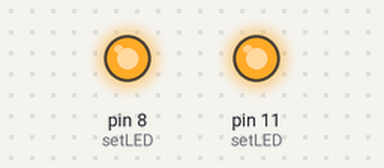
Recording of a sketch running on a simulated Arduino Uno, built with avr-gcc and run on an emulated ATmega328P. Shown: output pins drawn as LEDs (lit = HIGH). Random numbers use the default seed unless the sketch sets one.

Above: at 0.16 s.
Timing chart, 0 to 40.0 s (numbered marks = the images above):
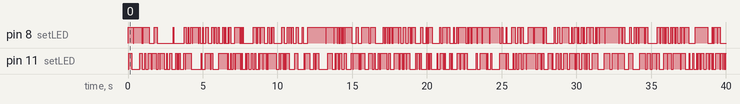

Measured:
- by itself, pin 11 (setLED): LOW → HIGH at 0.07 s, → LOW 0.20 s later, → HIGH 0.53 s later, → LOW 0.17 s later, … (249 changes in this stretch)

The sketch:

flower-random.ino
```cpp
// ---------- PARAMETER SETTING ---------- \\
// flower parameter // number of LEDs on petal
const byte nleds = 20;
const int ton = 33;

// decalare variables
byte i = 1;
byte j = 1;

// ---------- SETUP CODE ---------- \\
// the code below is performed only once at the beginning before the main loop
void setup(){
  // set all pins to inputs, all LEDs OFF
  DDRB &= ~(1 << PB0);
  DDRB &= ~(1 << PB1);
  DDRB &= ~(1 << PB2);
  DDRB &= ~(1 << PB3);
  DDRB &= ~(1 << PB4);
}

// ---------- LED FUNCTION ---------- \\
// function to turn ON a single LED (and turn OFF all the other ones)
// this part should not be changes, it is related to the hardware
void setLED(byte ledNum){
  if(ledNum == 0){
    // All LEDs OFF
    DDRB &= ~(1 << PB0);
    DDRB &= ~(1 << PB1);
    DDRB &= ~(1 << PB2);
    DDRB &= ~(1 << PB3);
    DDRB &= ~(1 << PB4);
  }
  if(ledNum == 1){
    // PB0 -> PB1
    DDRB |= (1 << PB0);
    DDRB |= (1 << PB1);
    DDRB &= ~(1 << PB2);
    DDRB &= ~(1 << PB3);
    DDRB &= ~(1 << PB4);

    PORTB |= (1 << PB0);
    PORTB &= ~(1 << PB1);
  }
  if(ledNum == 2){
    // PB1 -> PB2
    DDRB |= (1 << PB1);
    DDRB |= (1 << PB2);
    DDRB &= ~(1 << PB0);
    DDRB &= ~(1 << PB3);
    DDRB &= ~(1 << PB4);

    PORTB |= (1 << PB1);
    PORTB &= ~(1 << PB2);
  }
  if(ledNum == 3){
    // PB2 -> PB1
    DDRB |= (1 << PB2);
    DDRB |= (1 << PB1);
    DDRB &= ~(1 << PB0);
    DDRB &= ~(1 << PB3);
    DDRB &= ~(1 << PB4);

    PORTB |= (1 << PB2);
    PORTB &= ~(1 << PB1);
  }
  if(ledNum == 4){
    // PB2 -> PB3
    DDRB |= (1 << PB2);
    DDRB |= (1 << PB3);
    DDRB &= ~(1 << PB1);
    DDRB &= ~(1 << PB0);
    DDRB &= ~(1 << PB4);

    PORTB |= (1 << PB2);
    PORTB &= ~(1 << PB3);
  }
  if(ledNum == 5){
    // PB3 -> PB2
    DDRB |= (1 << PB3);
    DDRB |= (1 << PB2);
    DDRB &= ~(1 << PB1);
    DDRB &= ~(1 << PB0);
    DDRB &= ~(1 << PB4);

    PORTB |= (1 << PB3);
    PORTB &= ~(1 << PB2);
  }
  if(ledNum == 6){
    // PB1 -> PB0
    DDRB |= (1 << PB1);
    DDRB |= (1 << PB0);
    DDRB &= ~(1 << PB2);
    DDRB &= ~(1 << PB3);
    DDRB &= ~(1 << PB4);

    PORTB |= (1 << PB1);
    PORTB &= ~(1 << PB0);
  }
  if(ledNum == 7){
    // PB2 -> PB0
    DDRB |= (1 << PB2);
    DDRB |= (1 << PB0);
    DDRB &= ~(1 << PB1);
    DDRB &= ~(1 << PB3);
    DDRB &= ~(1 << PB4);

    PORTB |= (1 << PB2);
    PORTB &= ~(1 << PB0);
  }
  if(ledNum == 8){
    // PB0 -> PB3
    DDRB |= (1 << PB0);
    DDRB |= (1 << PB3);
    DDRB &= ~(1 << PB2);
    DDRB &= ~(1 << PB1);
    DDRB &= ~(1 << PB4);

    PORTB |= (1 << PB0);
    PORTB &= ~(1 << PB3);
  }
  if(ledNum == 9){
    // PB3 -> PB0
    DDRB |= (1 << PB3);
    DDRB |= (1 << PB0);
    DDRB &= ~(1 << PB1);
    DDRB &= ~(1 << PB2);
    DDRB &= ~(1 << PB4);

    PORTB |= (1 << PB3);
    PORTB &= ~(1 << PB0);
  }
  if(ledNum == 10){
    // PB4 -> PB3
    DDRB |= (1 << PB4);
    DDRB |= (1 << PB3);
    DDRB &= ~(1 << PB1);
    DDRB &= ~(1 << PB2);
    DDRB &= ~(1 << PB0);

    PORTB |= (1 << PB4);
    PORTB &= ~(1 << PB3);
  }
  if(ledNum == 11){
    // PB0 -> PB4
    DDRB |= (1 << PB0);
    DDRB |= (1 << PB4);
    DDRB &= ~(1 << PB2);
    DDRB &= ~(1 << PB3);
    DDRB &= ~(1 << PB1);

    PORTB |= (1 << PB0);
    PORTB &= ~(1 << PB4);
  }
  if(ledNum == 12){
    // PB2 -> PB4
    DDRB |= (1 << PB2);
    DDRB |= (1 << PB4);
    DDRB &= ~(1 << PB1);
    DDRB &= ~(1 << PB3);
    DDRB &= ~(1 << PB0);

    PORTB |= (1 << PB2);
    PORTB &= ~(1 << PB4);
  }
  if(ledNum == 13){
    // PB0 -> PB2
    DDRB |= (1 << PB0);
    DDRB |= (1 << PB2);
    DDRB &= ~(1 << PB1);
    DDRB &= ~(1 << PB3);
    DDRB &= ~(1 << PB4);

    PORTB |= (1 << PB0);
    PORTB &= ~(1 << PB2);
  }
  if(ledNum == 14){
    // PB3 -> PB1
    DDRB |= (1 << PB3);
    DDRB |= (1 << PB1);
    DDRB &= ~(1 << PB0);
    DDRB &= ~(1 << PB2);
    DDRB &= ~(1 << PB4);

    PORTB |= (1 << PB3);
    PORTB &= ~(1 << PB1);
  }
  if(ledNum == 15){
    // PB3 -> PB4
    DDRB |= (1 << PB3);
    DDRB |= (1 << PB4);
    DDRB &= ~(1 << PB1);
    DDRB &= ~(1 << PB2);
    DDRB &= ~(1 << PB0);

    PORTB |= (1 << PB3);
    PORTB &= ~(1 << PB4);
  }
  if(ledNum == 16){
    // PB4 -> PB0
    DDRB |= (1 << PB4);
    DDRB |= (1 << PB0);
    DDRB &= ~(1 << PB1);
    DDRB &= ~(1 << PB2);
    DDRB &= ~(1 << PB3);

    PORTB |= (1 << PB4);
    PORTB &= ~(1 << PB0);
  }
  if(ledNum == 17){
    // PB4 -> PB2
    DDRB |= (1 << PB4);
    DDRB |= (1 << PB2);
    DDRB &= ~(1 << PB1);
    DDRB &= ~(1 << PB0);
    DDRB &= ~(1 << PB3);

    PORTB |= (1 << PB4);
    PORTB &= ~(1 << PB2);
  }
  if(ledNum == 18){
    // PB1 -> PB3
    DDRB |= (1 << PB1);
    DDRB |= (1 << PB3);
    DDRB &= ~(1 << PB2);
    DDRB &= ~(1 << PB0);
    DDRB &= ~(1 << PB4);

    PORTB |= (1 << PB1);
    PORTB &= ~(1 << PB3);
  }
  if(ledNum == 19){
    // PB1 -> PB4
    DDRB |= (1 << PB1);
    DDRB |= (1 << PB4);
    DDRB &= ~(1 << PB2);
    DDRB &= ~(1 << PB3);
    DDRB &= ~(1 << PB0);

    PORTB |= (1 << PB1);
    PORTB &= ~(1 << PB4);
  }
  if(ledNum == 20){
    // PB4 -> PB1
    DDRB |= (1 << PB4);
    DDRB |= (1 << PB1);
    DDRB &= ~(1 << PB0);
    DDRB &= ~(1 << PB2);
    DDRB &= ~(1 << PB3);

    PORTB |= (1 << PB4);
    PORTB &= ~(1 << PB1);
  }
}

// ---------- MAIN LOOP ---------- \\
// once the programm enters this loop, it repeats indefinitly until power-off or reset
void loop(){

  // RANDOM LED CYCLE
  // to avoid having the same LED in a row
  while(i == j){
    i = random(nleds)+1;
  }
  setLED(i);
  delay(ton);
  setLED(0);
  j = i;
}
```
